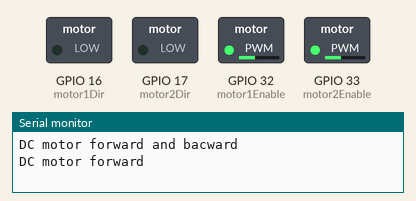
The sketch below on a simulated ESP32. On the bench: switched loads named in the sketch (green lamp = pin HIGH), the last lines printed to the serial monitor.

Above: at 0.05 s.
At 3.95 s:
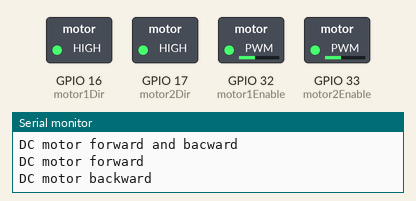
Timing chart, 0 to 4.6 s (numbered marks = the images above):
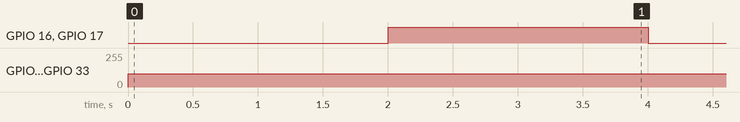

Measured:
- by itself, GPIO 16 (motor1Dir), GPIO 17 (motor2Dir): alternates HIGH for 2.0 s and LOW for 2.0 s
- by itself, GPIO 32 (motor1Enable), GPIO 33 (motor2Enable): 0/255 → 100/255 at 0.00 s

The sketch:

FirstPWMControl.ino
```cpp
int motor1Enable = 32;
int motor1Dir = 16;
int motor1Channel = 0;
int motor2Enable = 33;
int motor2Dir = 17;
int motor2Channel = 1;


void setup() {
  Serial.begin(115200);
  Serial.println("DC motor forward and bacward");

  // put your setup code here, to run once:
  pinMode(motor1Enable, OUTPUT);
  pinMode(motor1Dir, OUTPUT);
  pinMode(motor2Enable, OUTPUT);
  pinMode(motor2Dir, OUTPUT);

  // Configure PWM signal ledcSetup(pwmChannel, freq, resolution);
  ledcSetup(motor1Channel, 500, 8); // channel 0, 500Hz, 8-bits resolution
  ledcSetup(motor2Channel, 500, 8); // channel 1, 500Hz, 8-bits resolution


  // attach the channel to the GPIO to be controlled
  ledcAttachPin(motor1Enable, motor1Channel); // attach channel 0 to motor 1
  ledcAttachPin(motor2Enable, motor2Channel); // attach channel 1 to motor 2

}

void loop() {
  // put your main code here, to run repeatedly:

  // DC motor forward
  Serial.println("DC motor forward");
  // Define duty cycle
  ledcWrite(motor1Channel, 100);
  ledcWrite(motor2Channel, 100);
  // Choose direction
  digitalWrite(motor1Dir, LOW);
  digitalWrite(motor2Dir, LOW);

  delay(2000);

  // DC motor forward
  Serial.println("DC motor backward");
  // Define duty cycle
  ledcWrite(motor1Channel, 100);
  ledcWrite(motor2Channel, 100);
  // Choose direction
  digitalWrite(motor1Dir, HIGH);
  digitalWrite(motor2Dir, HIGH);

  delay(2000);
}
```
